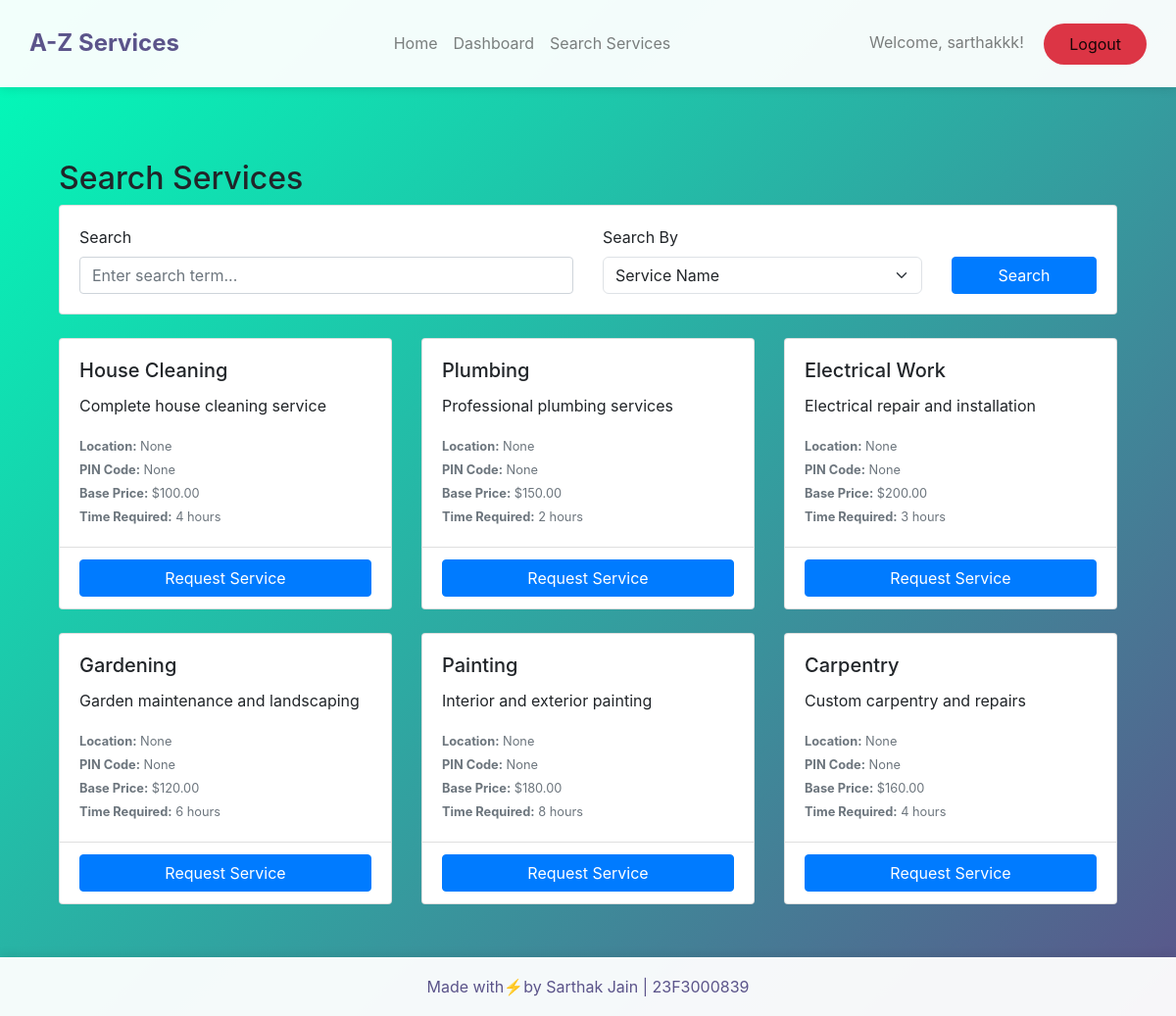
Page /customer/search_services (signed in) on the committed database.
### app/models.py (models this page shows, shortened)
class User(UserMixin, db.Model):
    __tablename__ = 'user'
    id = db.Column(db.Integer, primary_key=True)
    username = db.Column(db.String(80), unique=True, nullable=False)
    password = db.Column(db.String(120), nullable=False)
    role = db.Column(db.String(20), nullable=False)  # 'admin', 'professional', 'customer'
    is_approved = db.Column(db.Boolean, default=False)
    is_blocked = db.Column(db.Boolean, default=False)
    average_rating = db.Column(db.Float, default=0.0)
    location = db.Column(db.String(100))
    pincode = db.Column(db.String(6))
    professional_id = db.Column(db.String(8), unique=True)  # For format PRO12345
    service_requests_made = db.relationship('ServiceRequest',
                                          foreign_keys='ServiceRequest.customer_id',
                                          backref='customer')
    service_requests_received = db.relationship('ServiceRequest',
                                              foreign_keys='ServiceRequest.professional_id',
                                              backref='professional')
    reviews_given = db.relationship('Review',
                                  foreign_keys='Review.customer_id',
                                  backref='reviewer')
    reviews_received = db.relationship('Review',
                                     foreign_keys='Review.professional_id',
                                     backref='reviewed_professional')

class Service(db.Model):
    __tablename__ = 'service'
    id = db.Column(db.Integer, primary_key=True)
    name = db.Column(db.String(100), nullable=False)
    description = db.Column(db.Text, nullable=False)
    base_price = db.Column(db.Float, nullable=False)
    time_required = db.Column(db.String(50), nullable=False)
    location = db.Column(db.String(100))
    pincode = db.Column(db.String(10))
    created_at = db.Column(db.DateTime, default=datetime.utcnow)
    service_requests = db.relationship('ServiceRequest', backref='requested_service')

### app/views/customer.py (the view)
@customer_bp.route('/search_services', methods=['GET', 'POST'])
@customer_required
def search_services():
    form = ServiceSearchForm()
    services = []
    if form.validate_on_submit() or request.args.get('search_term'):
        search_term = form.search_term.data or request.args.get('search_term')
        search_type = form.search_type.data or request.args.get('search_type', 'name')
        if search_term:
            if search_type == 'name':
                services = Service.query.filter(Service.name.ilike(f'%{search_term}%')).all()
            elif search_type == 'location':
                services = Service.query.filter(Service.location.ilike(f'%{search_term}%')).all()
            elif search_type == 'pincode':
                services = Service.query.filter(Service.pincode == search_term).all()
            elif search_type == 'id':
                try:
                    service_id = int(search_term)
                    services = Service.query.filter_by(id=service_id).all()
                except ValueError:
                    flash('Invalid Service ID', 'danger')
        else:
            services = Service.query.all()
    else:
        services = Service.query.all()
    return render_template('customer/search_services.html',
                         form=form,
                         services=services)

### app/forms.py
class ServiceSearchForm(FlaskForm):
    search_term = StringField('Search', validators=[Optional()])
    search_type = SelectField('Search By',
                            choices=[
                                ('name', 'Service Name'),
                                ('location', 'Location'),
                                ('pincode', 'PIN Code'),
                                ('id', 'Service ID')
                            ])
    submit = SubmitField('Search')

### app/__init__.py (called while the page is built)
def create_app(config_class=Config):
    app = Flask(__name__)
    app.config.from_object(config_class)
    db.init_app(app)
    migrate.init_app(app, db)
    login_manager.init_app(app)
    login_manager.login_view = 'main.login'
    from .models import User
    @login_manager.user_loader
    def load_user(user_id):
        return User.query.get(int(user_id))
    from .views.admin import admin_bp
    from .views.customer import customer_bp
    from .views.professional import professional_bp
    from .routes import main_bp
    app.register_blueprint(admin_bp, url_prefix='/admin')
    app.register_blueprint(customer_bp, url_prefix='/customer')
    app.register_blueprint(professional_bp, url_prefix='/professional')
    app.register_blueprint(main_bp)
    with app.app_context():
        db.create_all()
    return app

### app/views/customer.py (called while the page is built)
def customer_required(f):
    @wraps(f)
    @login_required
    def decorated_function(*args, **kwargs):
        if not current_user.role == 'customer':
            flash('You must be a customer to access this page.', 'danger')
            return redirect(url_for('main.index'))
        return f(*args, **kwargs)
    return decorated_function

### app/templates/customer/search_services.html
{% extends "layout.html" %}
{% block content %}
<div class="container mt-4">
    <h2>Search Services</h2>
    <div class="card mb-4">
        <div class="card-body">
            <form method="GET" class="row g-3 align-items-end">
                <div class="col-md-6">
                    {{ form.search_term.label(class="form-label") }}
                    {{ form.search_term(class="form-control", placeholder="Enter search term...") }}
                </div>
                <div class="col-md-4">
                    {{ form.search_type.label(class="form-label") }}
                    {{ form.search_type(class="form-select") }}
                </div>
                <div class="col-md-2">
                    {{ form.submit(class="btn btn-primary w-100") }}
                </div>
            </form>
        </div>
    </div>
    <div class="row">
        {% for service in services %}
        <div class="col-md-4 mb-4">
            <div class="card h-100">
                <div class="card-body">
                    <h5 class="card-title">{{ service.name }}</h5>
                    <p class="card-text">{{ service.description }}</p>
                    <p class="card-text">
                        <small class="text-muted">
                            <strong>Location:</strong> {{ service.location }}<br>
                            <strong>PIN Code:</strong> {{ service.pincode }}<br>
                            <strong>Base Price:</strong> ${{ "%.2f"|format(service.base_price) }}<br>
                            <strong>Time Required:</strong> {{ service.time_required }}
                        </small>
                    </p>
                </div>
                <div class="card-footer bg-transparent">
                    <a href="{{ url_for('customer.request_service', service_id=service.id) }}"
                       class="btn btn-primary w-100">Request Service</a>
                </div>
            </div>
        </div>
        {% else %}
        <div class="col-12">
            <div class="alert alert-info">
                No services found matching your search criteria.
            </div>
        </div>
        {% endfor %}
    </div>
</div>
{% endblock %}

### app/templates/layout.html (shortened to what this page needs)
<!DOCTYPE html>
<html lang="en">
<head>
    <link href="https://cdn.jsdelivr.net/npm/bootstrap@5.3.2/dist/css/bootstrap.min.css" rel="stylesheet">
    <link rel="stylesheet" href="https://stackpath.bootstrapcdn.com/bootstrap/4.5.2/css/bootstrap.min.css">
</head>
<body>
    <nav class="navbar navbar-expand-lg navbar-light d-flex justify-content-between">
        <div>
        <a class="navbar-brand" href="{{ url_for('main.index') }}">A-Z Services</a>
        </div>
            <ul class="navbar-nav">
                <li class="nav-item">
                    <a class="nav-link" href="{{ url_for('main.index') }}">Home</a>
                </li>
                {% if current_user.is_authenticated %}
                    <li class="nav-item">
                        {% if current_user.role == 'customer' %}
                            <a class="nav-link" href="{{ url_for('customer.dashboard') }}">Dashboard</a>
                        {% elif current_user.role == 'professional' %}
                            <a class="nav-link" href="{{ url_for('professional.dashboard') }}">Dashboard</a>
                        {% elif current_user.role == 'admin' %}
                            <a class="nav-link" href="{{ url_for('admin.dashboard') }}">Dashboard</a>
                        {% endif %}
                    </li>
                {% endif %}
                {% if current_user.role=="customer" %}
                <li class="nav-item">
                    <a class="nav-link" href="{{ url_for('customer.search_services') }}">Search Services</a>
                </li>
                {% endif %}
            </ul>
            <div class="navbar-text">
                {% if current_user.is_authenticated %}
                    <span class="navbar-text mr-3">Welcome, {{ current_user.username }}!</span>
                    <a class="btn btn-logout" href="{{ url_for('main.logout') }}">Logout</a>
                {% else %}
                    <a class="btn btn-login" href="{{ url_for('main.login') }}">Login</a>
                    <a class="btn btn-register" href="{{ url_for('main.register') }}">Register</a>
                {% endif %}
            </div>
    </nav>
    <div class="page-wrapper">
        <div class="container">
            {% block content %}{% endblock %}
        </div>
    </div>
    <footer class="footer">
        <p class="mb-0">Made with⚡by Sarthak Jain | 23F3000839</p>
    </footer>
</body>
</html>

### app/templates/layout.html (style rules this page uses)
body { background: linear-gradient(135deg, #00feba, #5b548a); min-height: 100vh; padding-bottom: 60px; position: relative; }
.navbar { padding: 15px 30px; background: rgba(255, 255, 255, 0.95) !important; box-shadow: 0 2px 10px rgba(0,0,0,0.1); }
.navbar-brand { font-weight: bold; font-size: 24px; color: #5b548a !important; }
.page-wrapper { padding-top: 50px; padding-bottom: 30px; }
.btn-logout { background: #dc3545; color: white; padding: 8px 25px; border-radius: 25px; }
.footer { position: absolute; bottom: 0; width: 100%; height: 60px; background: rgba(255, 255, 255, 0.95); display: flex; align-items: center; justify-content: center; color: #5b548a; box-shadow: 0 -2px 10px rgba(0,0,0,0.1); }

### rows in the picture
User: username "sarthakkk"
Service: name "House Cleaning", description "Complete house cleaning service", location "None", pincode "None", base_price "100.00", time_required "4 hours"
Service: name "Plumbing", description "Professional plumbing services", location "None", pincode "None", base_price "150.00", time_required "2 hours"
Service: name "Electrical Work", description "Electrical repair and installation", location "None", pincode "None", base_price "200.00", time_required "3 hours"
Service: name "Gardening", description "Garden maintenance and landscaping", location "None", pincode "None", base_price "120.00", time_required "6 hours"
Service: name "Painting", description "Interior and exterior painting", location "None", pincode "None", base_price "180.00", time_required "8 hours"
Service: name "Carpentry", description "Custom carpentry and repairs", location "None", pincode "None", base_price "160.00", time_required "4 hours"
